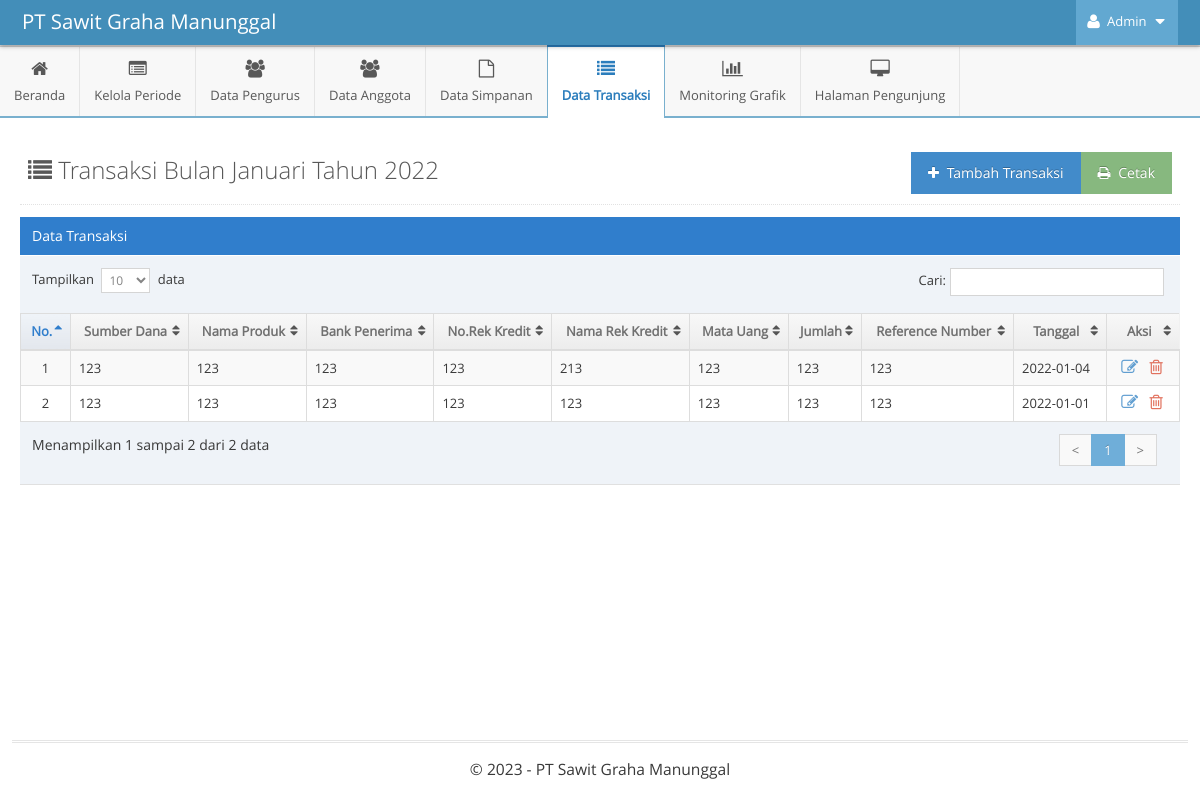
/indexAdmin.php?p=transaksi&id_tahun=13&id_bulan=19 (signed in), run on the app's committed database.
### tables this page shows
CREATE TABLE `bulan` (
  `id` int(11) NOT NULL AUTO_INCREMENT,
  `bulan` varchar(255) DEFAULT NULL,
  PRIMARY KEY (`id`)
);

CREATE TABLE `tahun` (
  `id` int(11) NOT NULL AUTO_INCREMENT,
  `tahun` int(11) DEFAULT NULL,
  PRIMARY KEY (`id`)
);

CREATE TABLE `transaksi` (
  `id` int(11) NOT NULL AUTO_INCREMENT,
  `id_anggota` int(11) DEFAULT NULL,
  `sumber_dana` bigint(20) DEFAULT NULL,
  `nama_produk` varchar(255) DEFAULT NULL,
  `bank_penerima` varchar(255) DEFAULT NULL,
  `no_rek` bigint(20) DEFAULT NULL,
  `nama_rek` varchar(255) DEFAULT NULL,
  `mata_uang` varchar(255) DEFAULT NULL,
  `jumlah` bigint(20) DEFAULT NULL,
  `reference_number` bigint(20) DEFAULT NULL,
  `id_tahun` int(11) DEFAULT NULL,
  `id_bulan` int(11) DEFAULT NULL,
  `tanggal` date DEFAULT NULL,
  PRIMARY KEY (`id`),
  KEY `id_anggota` (`id_anggota`),
  KEY `id_tahun` (`id_tahun`),
  KEY `id_bulan` (`id_bulan`),
  CONSTRAINT `transaksi_ibfk_1` FOREIGN KEY (`id_anggota`) REFERENCES `anggota` (`id_anggota`) ON DELETE CASCADE,
  CONSTRAINT `transaksi_ibfk_2` FOREIGN KEY (`id_tahun`) REFERENCES `tahun` (`id`) ON DELETE CASCADE,
  CONSTRAINT `transaksi_ibfk_3` FOREIGN KEY (`id_bulan`) REFERENCES `bulan` (`id`) ON DELETE CASCADE
);

### functions/functions-admin.php (called while the page is built, shortened)
<?php
$host = 'localhost';
$username = 'root';
$password = '';
$dbname = 'skripsi-pirda';
$conn = mysqli_connect($host, $username, $password, $dbname);
function tampilData($query)
{
    global $conn;
    $result = mysqli_query($conn, $query);
    $rows = [];
    while ($row = mysqli_fetch_assoc($result)) {
        $rows[] = $row;
    }
    return $rows;
}

### pages-admin/transaksi.php (the view, shortened to what this page needs)
<?php
$id_tahun = $_GET['id_tahun'];
$id_bulan = $_GET['id_bulan'];
$query_tampil = "SELECT * FROM transaksi WHERE id_tahun = '$id_tahun' AND id_bulan = '$id_bulan'";
$transaksi = tampilData($query_tampil);
$query_tahun_now = "SELECT * FROM tahun WHERE id = '$id_tahun'";
$tahun_now = tampilData($query_tahun_now);
$query_bulan_now = "SELECT * FROM bulan WHERE id = '$id_bulan'";
$bulan_now = tampilData($query_bulan_now);
?>
<div class="page-content">
	<div class="page-header">
		<h1 style="color:#585858">
			<i class="ace-icon fa fa-list"></i> Transaksi Bulan <?= $bulan_now[0]['bulan']; ?> Tahun <?= $tahun_now[0]['tahun']; ?>
			<a href="pages-admin/cetak-transaksi.php?id_tahun=<?= $id_tahun ?>&id_bulan=<?= $id_bulan ?>" target="_blank">
				<button class="btn btn-success pull-right">
					<i class="ace-icon fa fa-print"></i> Cetak
				</button>
			</a>
			<a data-toggle="modal" href="#tambah-transaksi">
				<button class="btn btn-primary pull-right">
					<i class="ace-icon fa fa-plus"></i> Tambah Transaksi
				</button>
			</a>
		</h1>
	</div>
	<div class="row">
		<div class="col-xs-12">
			<div class="row">
				<div class="col-xs-12">
					<div class="table-header">
						Data Transaksi
					</div>
					<div>
						<table id="dynamic-table" class="table table-striped table-bordered table-hover">
							<thead>
								<tr>
									<th>No.</th>
									<th>Sumber Dana</th>
									<th>Nama Produk</th>
									<th>Bank Penerima</th>
									<th>No.Rek Kredit</th>
									<th>Nama Rek Kredit</th>
									<th>Mata Uang</th>
									<th>Jumlah</th>
									<th>Reference Number</th>
									<th>Tanggal</th>
									<th>Aksi</th>
								</tr>
							</thead>
							<tbody>
								<?php
								$i = 1;
								foreach ($transaksi as $value) {
								?>
									<tr>
										<td class="center"><?= $i ?></td>
										<td><?= $value['sumber_dana'] ?></td>
										<td><?= $value['nama_produk'] ?></td>
										<td><?= $value['bank_penerima'] ?></td>
										<td><?= $value['no_rek'] ?></td>
										<td><?= $value['nama_rek'] ?></td>
										<td><?= $value['mata_uang'] ?></td>
										<td><?= $value['jumlah'] ?></td>
										<td><?= $value['reference_number'] ?></td>
										<td><?= $value['tanggal'] ?></td>
										<td class="center">
											<div class="action-buttons">
												<a data-rel="tooltip" data-placement="top" title="Ubah" style="margin-right:5px" class="blue tooltip-info" data-toggle="modal" href="#edit-transaksi-<?= $value['id']; ?>">
													<i class="ace-icon fa fa-edit bigger-130"></i>
												</a>
												<a data-rel="tooltip" data-placement="top" title="Hapus" style="margin-right:5px" class="red tooltip-error" data-toggle="modal" href="#hapus-transaksi-<?= $value['id']; ?>">
													<i class="ace-icon fa fa-trash-o bigger-130"></i>
												</a>
											</div>
										</td>
									</tr>
								<?php
									$i++;
								}
								?>
							</tbody>
						</table>
					</div>
				</div>
			</div>
		</div>
	</div>
</div>

### data on the page
bulan: bulan "Januari"
tahun: tahun "2022"
transaksi: sumber_dana "123", nama_produk "123", bank_penerima "123", no_rek "123", nama_rek "213", mata_uang "123", jumlah "123", reference_number "123", tanggal "2022-01-04"
transaksi: sumber_dana "123", nama_produk "123", bank_penerima "123", no_rek "123", nama_rek "123", mata_uang "123", jumlah "123", reference_number "123", tanggal "2022-01-01"
